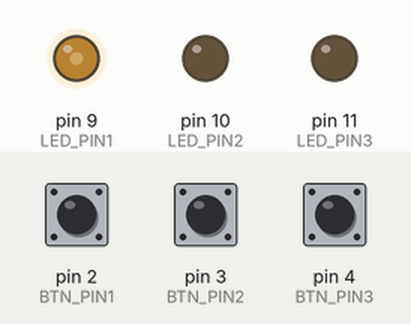
A sketch run on a simulated Arduino Uno, built with avr-gcc and run on an emulated ATmega328P. Shown: output pins drawn as LEDs (lit = HIGH). The test bench sets the inputs (shaded band); at power-on: pin 2 (BTN_PIN1) HIGH, pin 3 (BTN_PIN2) HIGH, pin 4 (BTN_PIN3) HIGH.

Above: at 1.2 s.
1.3 s: pin 2 (BTN_PIN1) pulled LOW for 0.15 s
At 2.4 s:
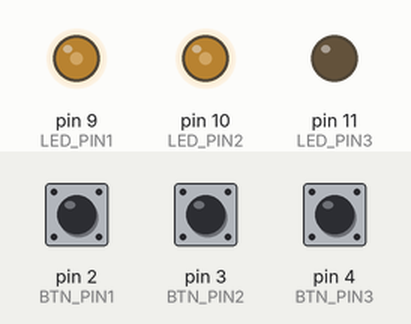
2.9 s: pin 2 (BTN_PIN1) pulled LOW for 1 s
At 3.8 s:
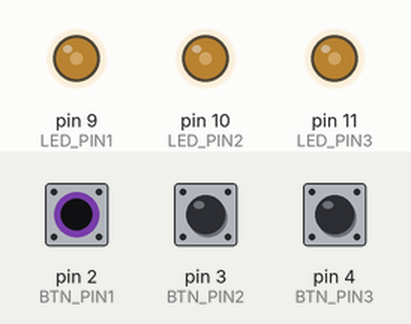
5.4 s: pin 3 (BTN_PIN2) pulled LOW for 0.15 s
At 6.6 s:
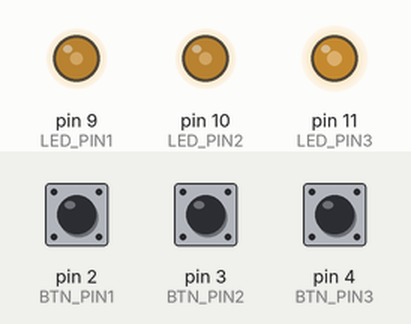
7.0 s: pin 3 (BTN_PIN2) pulled LOW for 1 s
At 7.8 s:
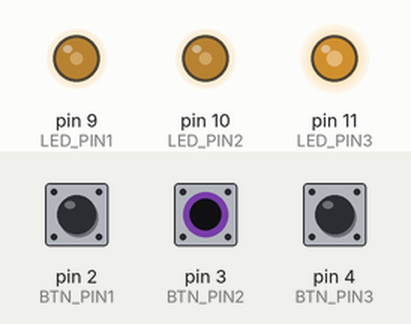
9.5 s: pin 4 (BTN_PIN3) pulled LOW for 0.15 s
At 10.0 s:
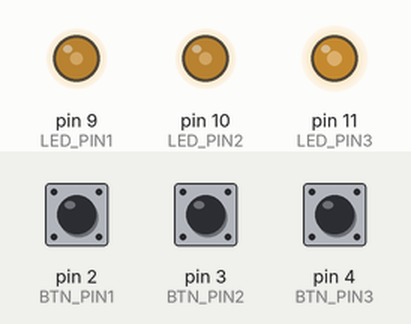
11.1 s: pin 3 (BTN_PIN2) pulled LOW for 3.2 s
At 12.3 s:
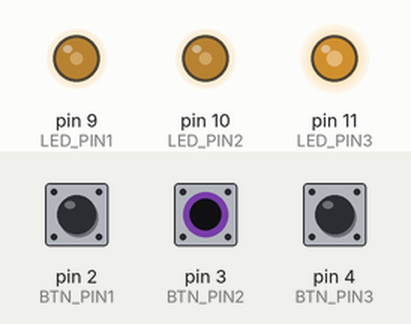
Timing chart, 0 to 14.1 s (numbered marks = the images above; inputs shaded):
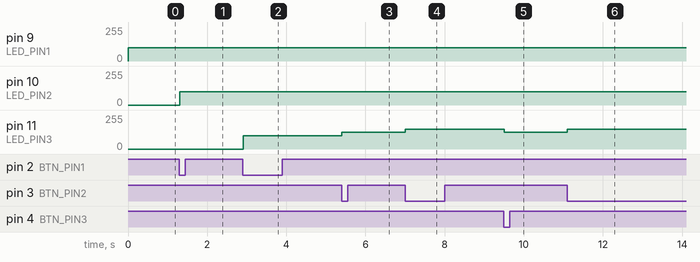

The sketch:

SwitchCase_3btn_test.ino
```cpp
const int BTN_PIN1 = 2;   // CASE
const int BTN_PIN2 = 3;   // UP
const int BTN_PIN3 = 4;   // DOWN
const int LED_PIN1 = 9;  // LED1
const int LED_PIN2 = 10;  // LED2
const int LED_PIN3 = 11;  // LED3

int led1_value = 100;
int led2_value = 100;
int led3_value = 100;

int case_selected = 0;
bool btn1_pressed_last = false;
bool btn1_pressed = false;
bool btn1_positive_flank = false;

bool btn2_pressed_last = false;
bool btn2_pressed = false;
bool btn2_positive_flank = false;

bool btn3_pressed_last = false;
bool btn3_pressed = false;
bool btn3_positive_flank = false;

int increaseValue(int Value){
  Value = Value + 25;
  Value = min(255, Value);
  return Value;
}

int decreaseValue(int Value){
  Value = Value - 25;
  Value = max(0, Value);
  return Value;
}

void LED_CTRL(int PIN, int Value){
  analogWrite(PIN, Value);
}

bool detectPositiveFlank(bool current, bool &last) {
  bool flank = (current == LOW && last == HIGH);
  last = current;
  return flank;
}

void setup() {
  pinMode(BTN_PIN1, INPUT_PULLUP);
  pinMode(BTN_PIN2, INPUT_PULLUP);
  pinMode(BTN_PIN3, INPUT_PULLUP);
  pinMode(LED_PIN1, OUTPUT);
  pinMode(LED_PIN2, OUTPUT);
  pinMode(LED_PIN3, OUTPUT);

  Serial.begin(9600);
}

void loop() {
  btn1_pressed = digitalRead(BTN_PIN1);
  btn2_pressed = digitalRead(BTN_PIN2);
  btn3_pressed = digitalRead(BTN_PIN3);

  if (detectPositiveFlank(btn1_pressed, btn1_pressed_last)) {
    case_selected = (case_selected + 1) % 3;
  }


  // Switch-case logic
  switch (case_selected){
    case 0:
      if (detectPositiveFlank(btn2_pressed, btn2_pressed_last)){
        led1_value = increaseValue(led1_value);
        }
      if (detectPositiveFlank(btn3_pressed, btn3_pressed_last)){
        led1_value = decreaseValue(led1_value);
        }
      LED_CTRL(LED_PIN1, led1_value);
      //LED_CTRL(LED_PIN2, 0);
      //LED_CTRL(LED_PIN3, 0);
      break;

    case 1:
      if (detectPositiveFlank(btn2_pressed, btn2_pressed_last)){
        led2_value = increaseValue(led2_value);
        }
      if (detectPositiveFlank(btn3_pressed, btn3_pressed_last)){
        led2_value = decreaseValue(led2_value);
        }
      //LED_CTRL(LED_PIN1, 0);
      LED_CTRL(LED_PIN2, led2_value);
      //LED_CTRL(LED_PIN3, 0);
      break;


    case 2:
      if (detectPositiveFlank(btn2_pressed, btn2_pressed_last)){
        led3_value = increaseValue(led3_value);
        }
      if (detectPositiveFlank(btn3_pressed, btn3_pressed_last)){
        led3_value = decreaseValue(led3_value);
        }
      //LED_CTRL(LED_PIN1, 0);
      //LED_CTRL(LED_PIN2, 0);
      LED_CTRL(LED_PIN3, led3_value);
      break;

  }

  delay(10);
}
```

Measured:
- after the input at 1.3 s, pin 10 (LED_PIN2): 0/255 → 100/255 at once
- after the input at 2.9 s, pin 11 (LED_PIN3): 0/255 → 100/255 at once
- after the input at 5.4 s, pin 11 (LED_PIN3): 100/255 → 125/255 at once
- after the input at 7.0 s, pin 11 (LED_PIN3): 125/255 → 150/255 at once
- after the input at 9.5 s, pin 11 (LED_PIN3): 150/255 → 125/255 at once
- after the input at 11.1 s, pin 11 (LED_PIN3): 125/255 → 150/255 at once
